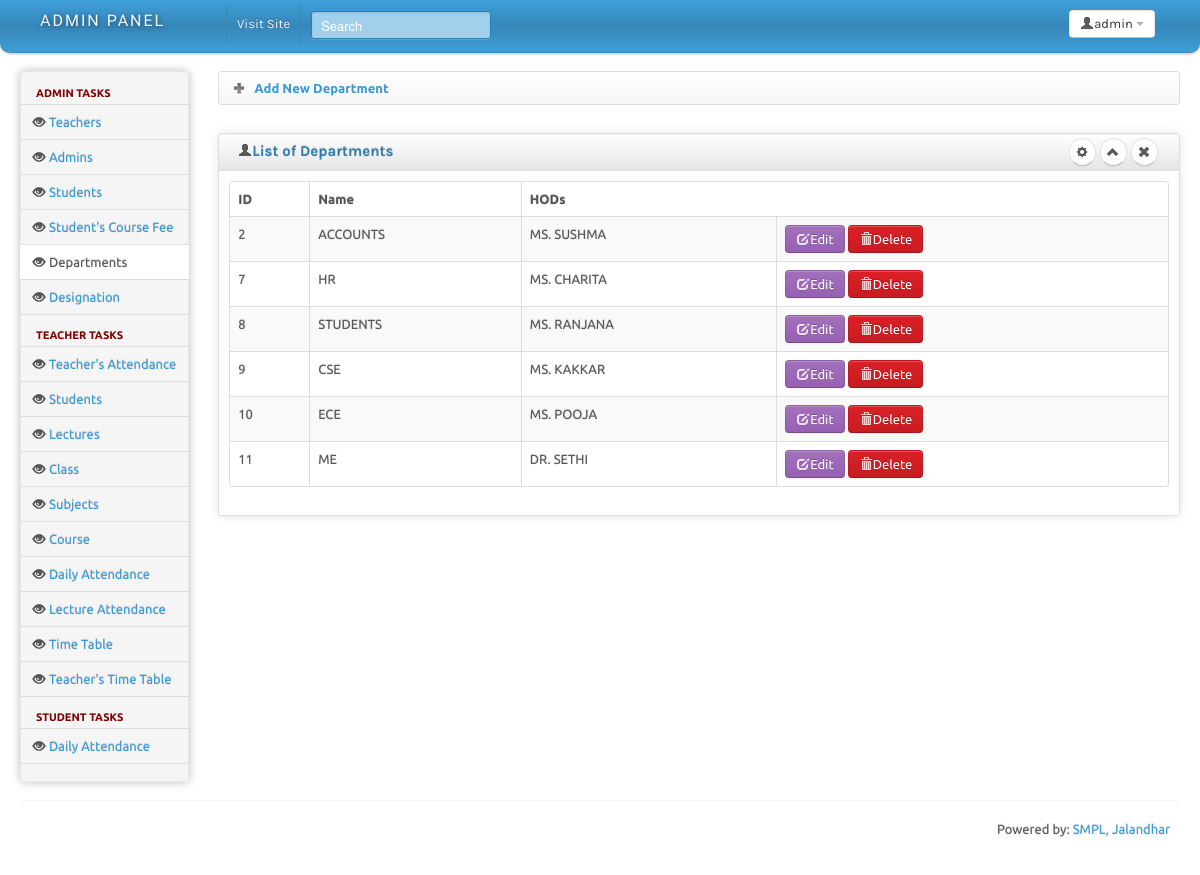
The page /admin/department.php (signed in) on the database its author committed.
### tables this page shows
CREATE TABLE `department` (
  `id` int(11) NOT NULL,
  `name` varchar(100) NOT NULL,
  `hod` varchar(100) NOT NULL
);

### admin/config.php (called while the page is built, shortened)
<?php
class task
{
    public $con=0;
    protected $Query_ID = 0;
    public function connect()
    {
        $this->con=mysqli_connect($_SESSION['db_ip'], $_SESSION['db_user'], $_SESSION['db_pass'], $_SESSION['db_name']);
    }
    public function query($Query_String)
    {
        if ($this->Query_ID = mysqli_query($this->con, $Query_String)) {
            return $this->Query_ID;
        } else {
            return false;
        }
    }
    public function nextRecord()
    {
        $this->Record = mysqli_fetch_assoc($this->Query_ID);
        $stat = is_array($this->Record);
        if (!$stat) {
            $this->Query_ID = 0;
        }
        return $stat;
    }
}

### admin/department.php (the view, shortened to what this page needs)
<?php
	require_once("config.php");
	require_once("headincludes.php"); ?>
<body>
		<?php require_once("topbar.php"); ?>
		<div class="container-fluid">
		<div class="row-fluid">
			<div class="span2 main-menu-span">
				<div class="well nav-collapse sidebar-nav">
					<?php require_once("sidemenu.php"); ?>
				</div>
			</div>
			<div id="content" class="span10">
			<div>
						<ul class="breadcrumb">
							<li>
								<a href="adddept.php" style="text-decoration:none;">
									<img src="img/add.png" />
									<span style="font-weight:bold;">
										Add New Department
									</span>
								</a>
							</li>
						</ul>
			</div>
			<div class="row-fluid sortable">
				<div class="box span12">
					<div class="box-header well" data-original-title>
						<h2><i class="icon-user"></i>List of Departments</h2>
						<div class="box-icon">
							<a href="#" class="btn btn-setting btn-round"><i class="icon-cog"></i></a>
							<a href="#" class="btn btn-minimize btn-round"><i class="icon-chevron-up"></i></a>
							<a href="#" class="btn btn-close btn-round"><i class="icon-remove"></i></a>
						</div>
					</div>
					<div class="box-content">
						<table class="table table-striped table-bordered bootstrap-datatable datatable">
						  <thead>
							  <tr>
								  <th>ID</th>
								  <th>Name</th>
								  <th class="center">HODs</th>
							  </tr>
						  </thead>
						  <tbody>
							<?php
								$list = new task;
								$query = "select * from department";
								$list->query($query);
								while($list->nextRecord())
								{
									$id = $list->Record['id'];
									$dept_name = $list->Record['name'];
									$hod = $list->Record['hod'];
									echo "<tr>";
									echo "<td>$id</td>";
									echo "<td class='center'>$dept_name</td>";
									echo "<td class='center'>$hod</td>";
									echo "<td class='center'>";
									echo "<a class='btn btn-info' href='editdept.php?id=$id'><i class='icon-edit icon-white'></i>Edit</a>&nbsp;";
									echo "<a onclick='return confirm(\"Are you sure to delete this record?\");' class='btn btn-danger' href='deldept.php?id=$id'><i class='icon-trash icon-white'></i>Delete</a>";
									echo "</td>";
									echo "</tr>";
								}
							?>
						  </tbody>
					  </table>
					</div>
				</div>
			</div>
			</div>
				</div>
		<hr>
		<?php require_once("footer.php"); ?>
	</div>
</body>
</html>

### admin/css/charisma-app.css (style rules this page uses)
.box { border: 1px solid #DEDEDE; border-radius:3px; -webkit-border-radius:3px; -moz-border-radius:3px; margin-top: 10px; margin-bottom: 10px ; box-shadow: 0 0 10px rgba(189, 189, 189, 0.4); -webkit-box-shadow: 0 0 10px rgba(189, 189, 189, 0.4); -moz-box-shadow: 0 0 10px rgba(189, 189, 189, 0.4); }
.box-header { border:none; padding-top:5px; border-bottom: 1px solid #DEDEDE; border-radius:3px 3px 0 0; -webkit-border-radius:3px 3px 0 0; -moz-border-radius:3px 3px 0 0; height:12px; min-height:12px; margin-bottom: 0; cursor:move; font-weight:bold; font-size:16px; background: -moz-linear-gradient(top, rgba(255,255,255,0) 0%, rgba(0,0,0,0.1) 100%); background: -webkit-gradient(linear, left top, left bottom, color-stop(0%,rgba(255,255,255,0)), color-stop(100%,rgba(0,0,0,0.1))); background: -webkit-linear-gradient(top, rgba(255,255,255,0) 0%,rgba(0,0,0,0.1) 100%); background: -o-linear-gradient(top, rgba(255,255,255,0) 0%,rgba(0,0,0,0.1) 100%); background: -ms-linear-gradient(top, rgba(255,255,255,0) 0%,rgba(0,0,0,0.1) 100%); background: linear-gradient(to bottom, rgba(255,255,255,0) 0%,rgba(0,0,0,0.1) 100%); filter: progid:DXImageTransform.Microsoft.gradient( startColorstr='#00ffffff', endColorstr='#1a000000',GradientType=0 ); }
.box-header h2 { font-size:15px; width:auto; clear:none; float:left; line-height:25px; }
.box-header h2 > i { margin-top:1px; }
.box-icon { float:right; }
.box-icon a { clear:none; float:left; margin:0 2px; height: 18px; width:5px; margin-top: -1px; }
.box-icon a i { margin-left:-4.5px; }
.box-content { padding:10px; }
.btn-round { border-radius: 40px; -webkit-border-radius: 40px; -moz-border-radius: 40px; font-size:12px; padding-top:4px; }
.sidebar-nav { min-height:0; box-shadow: 0 0 10px #BDBDBD; -webkit-box-shadow: 0 0 10px #BDBDBD; -moz-box-shadow: 0 0 10px #BDBDBD; border-radius: 5px; -webkit-border-radius: 5px; -moz-border-radius: 5px; margin-bottom: 0; padding-bottom:0; }

### admin/headincludes.php (style rules this page uses)
body { padding-bottom: 40px; }
.sidebar-nav { padding: 9px 0; }

### rows shown on the page
department: id "2", name "ACCOUNTS", hod "MS. SUSHMA"
department: id "7", name "HR", hod "MS. CHARITA"
department: id "8", name "STUDENTS", hod "MS. RANJANA"
department: id "9", name "CSE", hod "MS. KAKKAR"
department: id "10", name "ECE", hod "MS. POOJA"
department: id "11", name "ME", hod "DR. SETHI"
